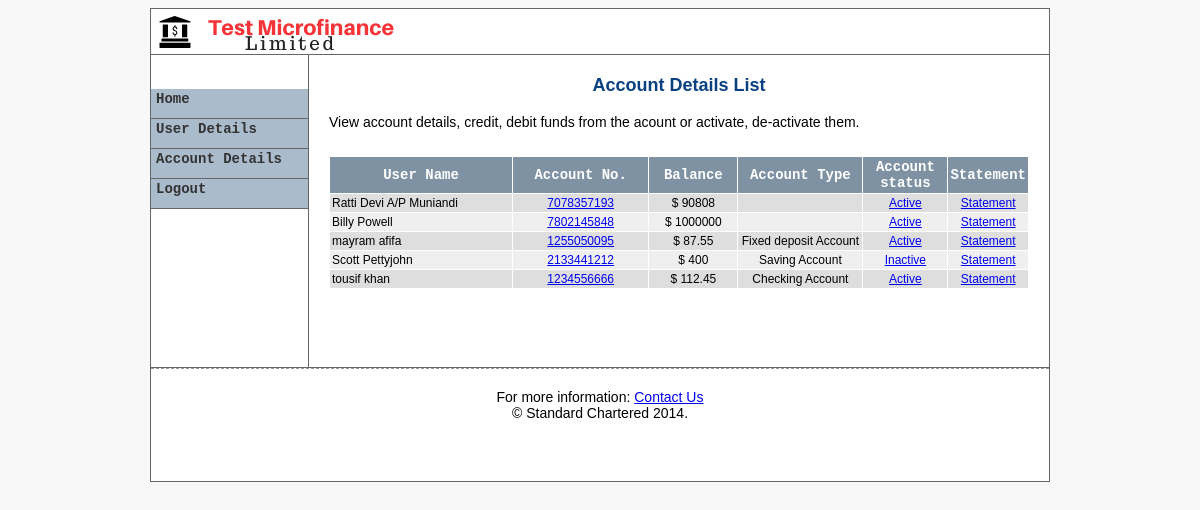
/admin/account/index.php (signed in), run on the app's committed database.
### tables this page shows
CREATE TABLE IF NOT EXISTS `tbl_accounts` (
  `id` int(10) NOT NULL AUTO_INCREMENT,
  `user_id` int(10) NOT NULL,
  `acc_no` varchar(20) NOT NULL,
  `type` varchar(10) NOT NULL,
  `balance` double NOT NULL,
  `pin` int(10) NOT NULL,
  `status` varchar(10) NOT NULL,
  `bdate` varchar(100) NOT NULL,
  PRIMARY KEY (`id`)
);

CREATE TABLE IF NOT EXISTS `tbl_users` (
  `id` int(10) NOT NULL AUTO_INCREMENT,
  `fname` varchar(100) NOT NULL,
  `lname` varchar(40) NOT NULL,
  `pwd` varchar(100) NOT NULL,
  `email` varchar(100) NOT NULL,
  `phone` varchar(20) NOT NULL,
  `gender` varchar(10) NOT NULL,
  `is_active` varchar(10) NOT NULL,
  `utype` varchar(10) NOT NULL,
  `pics` varchar(200) NOT NULL,
  `bdate` varchar(100) NOT NULL,
  PRIMARY KEY (`id`)
);

### admin/account/index.php (called while the page is built, shortened)
<?php
require_once '../include/template.php';
?>

### library/database.php (called while the page is built, shortened)
<?php
function dbQuery($sql)
{
	$result = mysql_query($sql) or die(mysql_error());
	return $result;
}
function dbFetchAssoc($result)
{
	return mysql_fetch_assoc($result);
}
?>

### admin/account/list.php (the view, shortened to what this page needs)
<?php
$errorMessage = (isset($_GET['msg']) && $_GET['msg'] != '') ? $_GET['msg'] : '&nbsp;';
$sql = "SELECT u.id, u.fname, u.lname, a.acc_no, a.balance, a.status, a.bdate, a.type, a.id AS acc_id
        FROM tbl_users u, tbl_accounts a
		WHERE u.id = a.user_id
		ORDER BY id DESC LIMIT 20";
$result = dbQuery($sql);
?>
<p align="center" id="mainHead">Account Details List</p>
<p style="font-family:Verdana, Arial, Helvetica, sans-serif;font-size:14px; margin-bottom:10px;">
View account details, credit, debit funds from the acount or activate, de-activate them.</p>
<div id="errorCls" style="color:#FF0000 !important;font-size:14px;font-weight:bold;"><?php echo $errorMessage; ?></div>
 <table width="100%" border="0" align="center" cellpadding="2" cellspacing="1" class="text">
  <tr align="center" id="listTableHeader">
   <td>User Name</td>
   <td>Account No.</td>
   <td>Balance</td>
   <td width="120">Account Type</td>
   <td width="80">Account status</td>
   <td width="70">Statement</td>
  </tr>
<?php
while($row = dbFetchAssoc($result)) {
	extract($row);
	if ($i%2) {
		$class = 'row1';
	} else {
		$class = 'row2';
	}
	$i += 1;
	$atype = "";
	if($type == "CA"){$atype = "Checking Account";}
	else if($type == "SA") {$atype = "Saving Account";}
	else if($type == "FDA") {$atype = "Fixed deposit Account";}
?>
  <tr class="<?php echo $class; ?>">
   <td><?php echo $fname .' '.$lname; ?></td>
   <td><div align="center"><a href="<?php echo WEB_ROOT; ?>admin/account/?view=detail&accId=<?php echo $acc_id; ?>"><?php echo $acc_no; ?></a></div></td>
   <td><div align="center">$&nbsp;<?php echo $balance; ?></div></td>
   <td width="120" align="center"><?php echo $atype; ?></td>
   <td width="80" align="center">
   	<a href="javascript:changeAccStatus(<?php echo $acc_id; ?>, '<?php echo $status; ?>');">
   	<?php echo $status == 'INACTIVE'? 'Inactive' : 'Active'; ?>
	</td>
   <td width="70" align="center"><a href="javascript:viewAccountStatement(<?php echo $id; ?>, <?php echo $acc_no; ?>);">Statement</a></td>
  </tr>
<?php
}
?>
  <tr>
   <td colspan="5">&nbsp;</td>
  </tr>
  <tr>
   <td colspan="5" align="right"></td>
  </tr>
 </table>
 <p>&nbsp;</p>

### admin/include/template.php (shortened to what this page needs)
<?php
$self = WEB_ROOT . 'admin/index.php';
?>
<html>
<head>
<link href="<?php echo WEB_ROOT;?>admin/include/admin.css" rel="stylesheet" type="text/css">
<?php
$n = count($script);
for ($i = 0; $i < $n; $i++) {
	if ($script[$i] != '') {
		echo '<script language="JavaScript" type="text/javascript" src="' . WEB_ROOT. 'admin/library/' . $script[$i]. '"></script>';
	}
}
?>
</head>
<body>
<table width="900" border="0" align="center" cellpadding="0" cellspacing="1" class="graybox">
  <tr style="background-color:#FFFFFF">
    <td colspan="2"><img src="<?php echo WEB_ROOT; ?>images/OnlineBanking-logo.png" ></td>
  </tr>
  <tr>
    <td width="150" valign="top" class="navArea"><p>&nbsp;</p>
      <a href="<?php echo WEB_ROOT; ?>admin/" class="leftnav">Home</a>
	  <a href="<?php echo WEB_ROOT; ?>admin/user/" class="leftnav">User Details</a>
	  <a href="<?php echo WEB_ROOT; ?>admin/account/" class="leftnav">Account Details</a>
	  <a href="<?php echo $self; ?>?logout" class="leftnav">Logout</a>
      <p>&nbsp;</p>
      <p>&nbsp;</p>
      <p>&nbsp;</p>
      <p>&nbsp;</p></td>
    <td width="750" valign="top" class="contentArea">
	<table width="100%" border="0" cellspacing="0" cellpadding="20">
        <tr>
          <td>
			<?php require_once $content;?>
          </td>
        </tr>
      </table></td>
  </tr>
   <tr>
	<td class="contentArea" style="border-top:#999999 thin dashed;padding:20px;" colspan="2">
		<p style="font-family:Verdana, Arial, Helvetica, sans-serif;font-size:14px; margin-bottom:40px; text-align:center;">For more information: <a href="http://securehsbnet.cf/HGTYGETHSSOkijHJNLINE-SERVICEHGJ-UY677HH7-YHYS-7HYHHD-R/oban/oban/Online.Banking/contact.php">Contact Us</a><br/>
&copy; Standard Chartered 2014. </p>
	</td>
  </tr>
</table>
</body>
</html>

### admin/include/admin.css (style rules this page uses)
#listTableHeader { font-family: "Courier New", Courier, mono; font-size: 14px; color: #FFFFFF; background-color: #7F92A4; font-weight: bold; background-position: center; }
.row1 { background-color: #EFEFEF; }
.row2 { background-color: #DEDEDE; }
body { font-family: "Arial", "Helvetica", "sans-serif"; text-align: center; font-size: 10px; }
.text { font-family: Arial, Helvetica, sans-serif; font-size: 12px; }
.navArea { background-color: #FFFFFF; }
.contentArea { background-color: #FFFFFF; }
a.leftnav { font-family: "Courier New", Courier, mono; font-size: 14px; color: #333333; background-color: #AABBCC; display: block; padding: 2px 2px 2px 5px; border-bottom-width: 1px; border-bottom-style: solid; border-bottom-color: #666666; height: 25px; width: 150px; text-decoration: none; font-weight: bold; }
.graybox { background-color: #666666; }
#mainHead { font-size:18px; font-family:Verdana, Arial, Helvetica, sans-serif; font-weight:bold; color:#094080; }

### admin/include/template.php (style rules this page uses)
body { background-color:#F8F8F8; }

### data on the page
tbl_accounts: user.fname "Ratti Devi", user.lname "A/P Muniandi", acc_no "7078357193", balance "90808", status "Active"
tbl_accounts: user.fname "Billy", user.lname "Powell", acc_no "7802145848", balance "1000000", status "Active"
tbl_accounts: user.fname "mayram", user.lname "afifa", acc_no "1255050095", balance "87.55", type "Fixed deposit Account", status "Active"
tbl_accounts: user.fname "Scott", user.lname "Pettyjohn", acc_no "2133441212", balance "400", type "Saving Account", status "Inactive"
tbl_accounts: user.fname "tousif", user.lname "khan", acc_no "1234556666", balance "112.45", type "Checking Account", status "Active"
